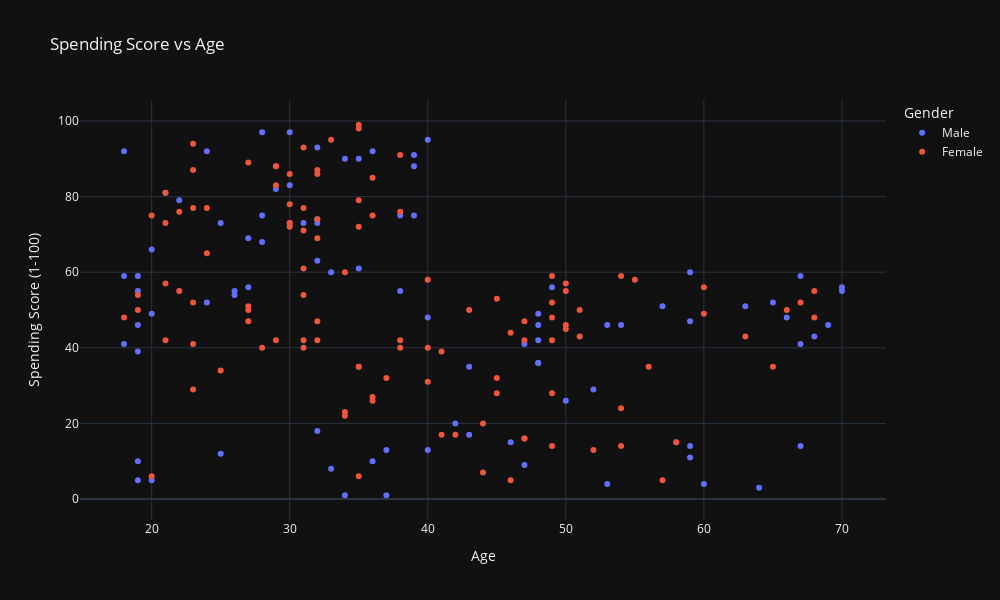

The notebook cell this image was saved under:
### Markdown cell above
### Age and Spending Score

### Code cell
fig = px.scatter(data_frame=data, x="Age", y="Spending Score (1-100)", color="Gender", title="Spending Score vs Age",
                 width=1000,
                 height=600)
fig.show()

### Figure 1 — Plotly figure (JSON) as saved in the notebook; plotly's stock layout.template omitted (floating-point values rounded to 4 significant figures)
{"data": [{"hovertemplate": "Gender=Male<br>Age=%{x}<br>Spending Score (1-100)=%{y}<extra></extra>", "legendgroup": "Male", "marker": {"color": "#636efa", "symbol": "circle"}, "mode": "markers", "name": "Male", "orientation": "v", "showlegend": true, "x": [19, 21, 64, 67, 37, 22, 20, 52, 35, 25, 31, 29, 35, 60, 53, 18, 24, 48, 33, 59, 47, 69, 53, 70, 19, 63, 18, 19, 70, 59, 26, 40, 57, 38, 67, 48, 18, 48, 24, 48, 20, 67, 26, 49, 54, 68, 66, 65, 19, 27, 39, 43, 40, 59, 38, 47, 39, 20, 32, 19, 32, 25, 28, 48, 34, 43, 39, 37, 34, 19, 50, 42, 32, 40, 28, 36, 36, 58, 27, 59, 35, 46, 30, 28, 33, 32, 32, 30], "xaxis": "x", "y": [39, 81, 3, 14, 13, 79, 66, 29, 35, 73, 73, 82, 61, 4, 4, 92, 92, 36, 60, 60, 41, 46, 46, 56, 55, 51, 59, 59, 55, 47, 54, 48, 51, 55, 41, 46, 41, 49, 52, 42, 49, 59, 55, 56, 46, 43, 48, 52, 46, 56, 91, 35, 95, 11, 75, 9, 75, 5, 73, 10, 93, 12, 97, 36, 90, 17, 88, 1, 1, 5, 26, 20, 63, 13, 75, 10, 92, 15, 69, 14, 90, 15, 97, 68, 8, 74, 18, 83], "yaxis": "y", "type": "scatter"}, {"hovertemplate": "Gender=Female<br>Age=%{x}<br>Spending Score (1-100)=%{y}<extra></extra>", "legendgroup": "Female", "marker": {"color": "#EF553B", "symbol": "circle"}, "mode": "markers", "name": "Female", "orientation": "v", "showlegend": true, "x": [20, 23, 31, 22, 35, 23, 30, 35, 58, 24, 35, 35, 46, 54, 45, 40, 23, 21, 49, 21, 42, 30, 36, 20, 65, 31, 49, 24, 50, 27, 29, 31, 49, 31, 50, 51, 27, 67, 54, 43, 68, 32, 47, 60, 60, 45, 23, 49, 46, 21, 55, 22, 34, 50, 68, 40, 32, 47, 27, 23, 49, 21, 66, 19, 38, 18, 19, 63, 49, 51, 50, 38, 40, 23, 31, 25, 31, 29, 44, 35, 57, 28, 32, 32, 34, 44, 38, 47, 27, 30, 30, 56, 29, 31, 36, 33, 36, 52, 30, 37, 32, 29, 41, 54, 41, 36, 34, 32, 38, 47, 35, 45], "xaxis": "x", "y": [6, 77, 40, 76, 6, 94, 72, 99, 15, 77, 35, 98, 5, 14, 32, 31, 87, 73, 14, 81, 17, 73, 26, 75, 35, 61, 28, 65, 55, 47, 42, 42, 52, 54, 45, 50, 51, 52, 59, 50, 48, 47, 42, 49, 56, 53, 52, 42, 44, 57, 58, 55, 60, 46, 55, 40, 42, 47, 50, 41, 48, 42, 50, 54, 42, 48, 50, 43, 59, 43, 57, 40, 58, 29, 77, 34, 71, 88, 7, 72, 5, 40, 87, 74, 22, 20, 76, 16, 89, 78, 73, 35, 83, 93, 75, 95, 27, 13, 86, 32, 86, 88, 39, 24, 17, 85, 23, 69, 91, 16, 79, 28], "yaxis": "y", "type": "scatter"}], "layout": {"xaxis": {"anchor": "y", "domain": [0.0, 1.0], "title": {"text": "Age"}}, "yaxis": {"anchor": "x", "domain": [0.0, 1.0], "title": {"text": "Spending Score (1-100)"}}, "legend": {"title": {"text": "Gender"}, "tracegroupgap": 0}, "title": {"text": "Spending Score vs Age"}, "height": 600, "width": 1000}}
